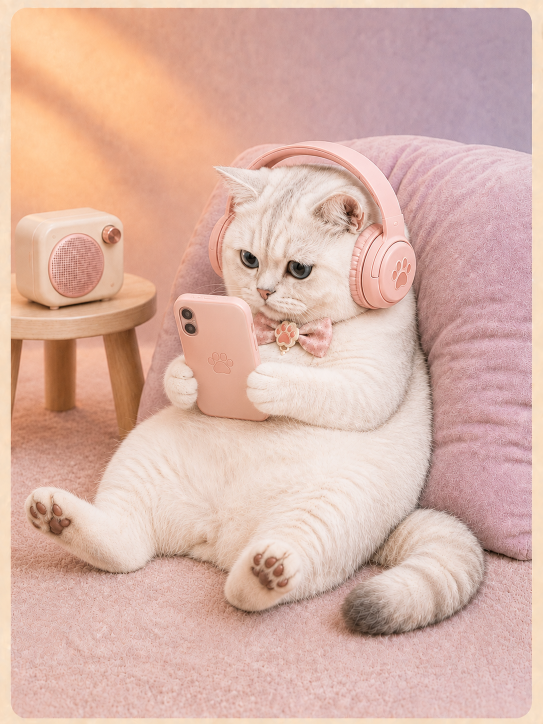
#> input picture skills/pet-lifestyle-scene-pack/assets/reference-scenes/01-music-phone.png, 1086 x 1448 px (shown at 1/2 size)
$ python -i build_life_atlas.py   (imports and definitions only)
#> lines starting #> are read from the running program, lines starting #| are printed output that depends on the picture
#> further down, picture is the input picture: PIL image 1086x1448 RGB; mean R, G, B 217.9, 180.1, 167.6
from __future__ import annotations

import argparse
from collections import deque
import json
from pathlib import Path

import numpy as np
from PIL import Image, ImageDraw


CELL_WIDTH = 192
CELL_HEIGHT = 208
FRAME_COUNT = 8
ROW_NAMES = (
    "grooming",
    "grooming-chest",
    "grooming-flank",
    "stretching",
    "yawning",
    "meowing",
    "belly-up",
    "focus-calm",
    "eating-food",
    "drinking-water",
    "treat-follow",
    "wand-play",
    "pet-nuzzle",
    "ball-bat",
    "wand-reach",
    "wand-swipe",
    "wand-return",
    "ball-pickup",
    "ball-carry",
    "ball-drop",
    "alert-glass-paws",
)


def magenta_to_alpha(source: Image.Image) -> Image.Image:
    rgba = np.asarray(source.convert("RGBA"), dtype=np.uint8).copy()
    rgb = rgba[:, :, :3].astype(np.int16)
    red, green, blue = rgb[:, :, 0], rgb[:, :, 1], rgb[:, :, 2]
    magenta_gap = np.minimum(red - green, blue - green)
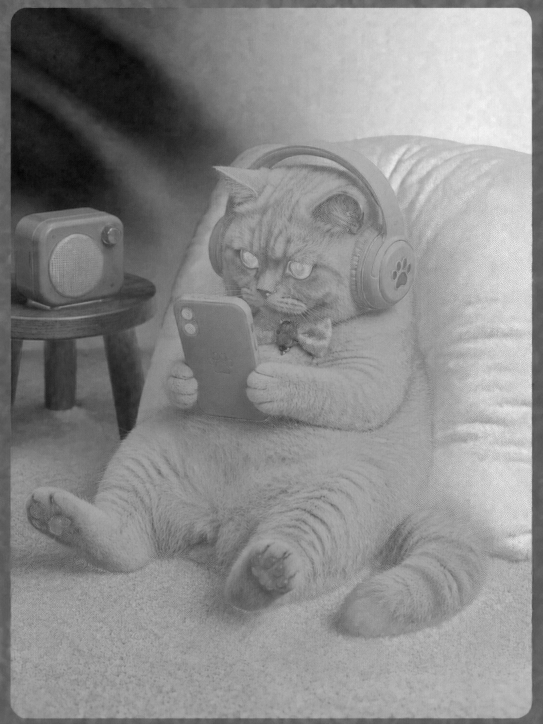
#> magenta_gap: shape (1448, 1086) int16 (shown at 1/2 size); min -56, max 24, mean -12.5; drawn with min black and max white
    magenta_brightness = np.minimum(red, blue)

    strength_from_gap = np.clip((magenta_gap - 18) * 255 / 72, 0, 255)
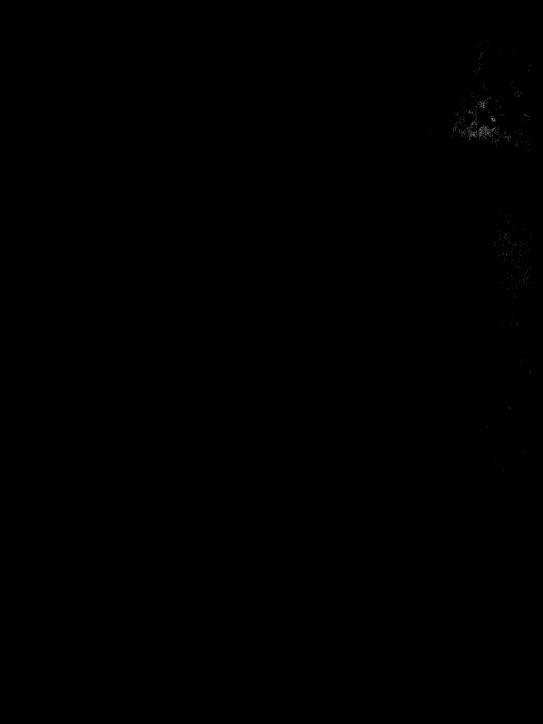
#> strength_from_gap: shape (1448, 1086) float64 (shown at 1/2 size); min 0, max 21.25, mean 0; drawn with min black and max white
    strength_from_brightness = np.clip(
        (magenta_brightness - 100) * 255 / 80,
        0,
        255,
    )
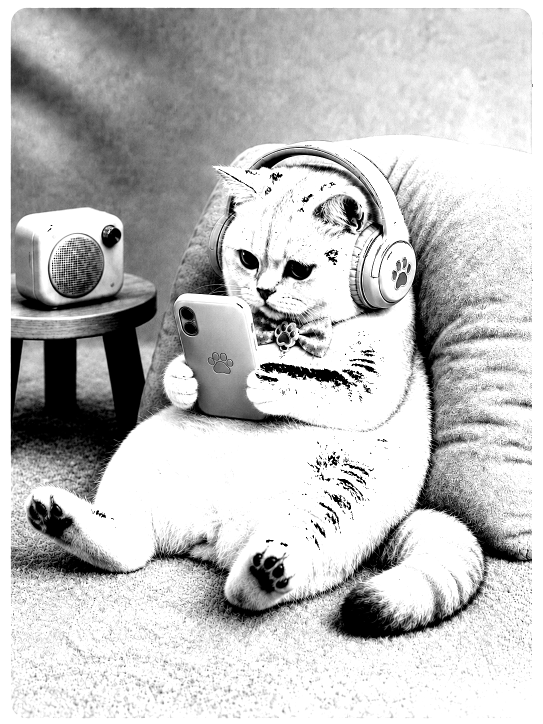
#> strength_from_brightness: shape (1448, 1086) float64 (shown at 1/2 size); min 0, max 255, mean 192.5
    background_strength = np.minimum(
        strength_from_gap,
        strength_from_brightness,
    ).astype(np.uint8)
    rgba[:, :, 3] = 255 - background_strength
#> rgba: shape (1448, 1086, 4); mean R, G, B, A 217.9, 180.1, 167.6, 255
    strong_magenta = (
        (red > 145)
        & (blue > 145)
        & (green < 145)
        & (magenta_gap > 55)
    )
#> strong_magenta: shape (1448, 1086) bool; every value is 0
    rgba[strong_magenta, 3] = 0
    rgba[rgba[:, :, 3] < 18, 3] = 0
    rgba[rgba[:, :, 3] == 0, :3] = 0
    return Image.fromarray(rgba, "RGBA")


def isolate_largest_component(slot: Image.Image) -> Image.Image:
    rgba = np.asarray(slot.convert("RGBA"), dtype=np.uint8).copy()
    mask = rgba[:, :, 3] > 32
    height, width = mask.shape
    seen = np.zeros_like(mask, dtype=bool)
    largest: list[tuple[int, int]] = []

    for y in range(height):
        for x in range(width):
            if not mask[y, x] or seen[y, x]:
                continue
            queue = deque([(x, y)])
            seen[y, x] = True
            component: list[tuple[int, int]] = []
            while queue:
                px, py = queue.popleft()
                component.append((px, py))
                for ny in range(max(0, py - 1), min(height, py + 2)):
                    for nx in range(max(0, px - 1), min(width, px + 2)):
                        if mask[ny, nx] and not seen[ny, nx]:
                            seen[ny, nx] = True
                            queue.append((nx, ny))
            if len(component) > len(largest):
                largest = component

    if not largest:
        raise ValueError("sprite slot has no foreground component")

    keep = np.zeros_like(mask, dtype=bool)
    xs, ys = zip(*largest)
    keep[np.asarray(ys), np.asarray(xs)] = True
    rgba[~keep, 3] = 0
    rgba[~keep, :3] = 0
    return Image.fromarray(rgba, "RGBA")


def clear_transparent_rgb(image: Image.Image) -> Image.Image:
    rgba = np.asarray(image.convert("RGBA"), dtype=np.uint8).copy()
    rgb = rgba[:, :, :3].astype(np.int16)
    red, green, blue = rgb[:, :, 0], rgb[:, :, 1], rgb[:, :, 2]
    fringe = (
        (rgba[:, :, 3] < 240)
        & (red > 110)
        & (blue > 110)
        & (red > green + 28)
        & (blue > green + 28)
    )
    rgba[fringe, 3] = 0
    rgba[rgba[:, :, 3] < 18, 3] = 0
    rgba[rgba[:, :, 3] == 0, :3] = 0
    return Image.fromarray(rgba, "RGBA")


def extract_row(source: Image.Image) -> list[Image.Image]:
    source = magenta_to_alpha(source)
    slot_width = source.width / FRAME_COUNT
#> slot_width = 135.8
    crops: list[Image.Image] = []

    for index in range(FRAME_COUNT):
        left = round(index * slot_width)
        right = round((index + 1) * slot_width)
        slot = isolate_largest_component(
            source.crop((left, 0, right, source.height))
        )
        alpha_box = slot.getchannel("A").getbbox()
        if alpha_box is None:
            raise ValueError(f"frame {index} is empty")
        crops.append(slot.crop(alpha_box))
#> this loop made 8 passes
#> alpha_box on passes 1 to 8: (0, 0, 136, 1448), (0, 0, 136, 1448), (0, 0, 135, 1448), (0, 0, 136, 1448), (0, 0, 136, 1448), (0, 0, 135, 1448), (0, 0, 136, 1448), (0, 0, 136, 1448)
#> pass 1, in isolate_largest_component, `rgba = np.asarray(slot.convert("RGBA"), dtype=np.uint8).copy()`:
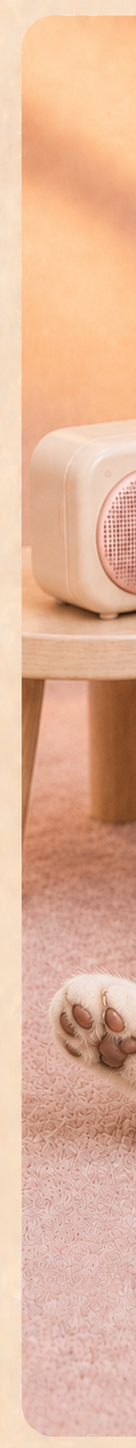
#> rgba: shape (1448, 136, 4); mean R, G, B, A 226.3, 181.3, 154.3, 255
#> pass 3, in isolate_largest_component (call 3), `rgba = np.asarray(slot.convert("RGBA"), dtype=np.uint8).copy()`:
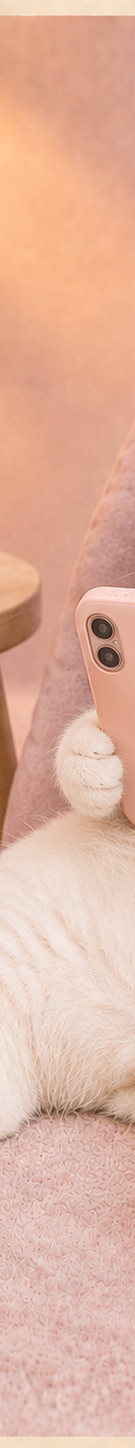
#> rgba: shape (1448, 135, 4); mean R, G, B, A 224.3, 179, 159.4, 255
#> after the loop:
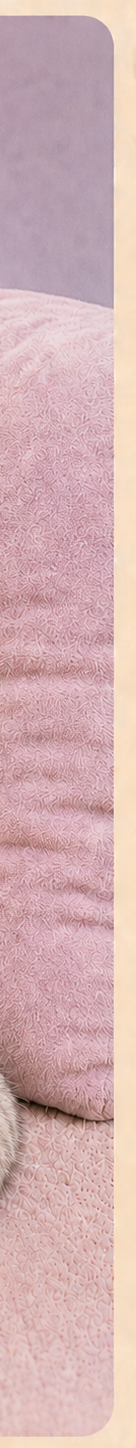
#> slot: PIL image 136x1448 RGBA; mean R, G, B, A 212, 178.5, 179.6, 255; transparent parts drawn white
#> after the loop, crops = 8 items

    max_width = max(crop.width for crop in crops)
#> max_width = 136
    max_height = max(crop.height for crop in crops)
#> max_height = 1448
    shared_scale = min(
        (CELL_WIDTH - 12) / max_width,
        (CELL_HEIGHT - 10) / max_height,
    )
#> shared_scale = 0.137

    frames: list[Image.Image] = []
    for crop in crops:
        width = max(1, round(crop.width * shared_scale))
        height = max(1, round(crop.height * shared_scale))
        resized = clear_transparent_rgb(
            crop.resize((width, height), Image.Resampling.LANCZOS)
        )
        frame = Image.new("RGBA", (CELL_WIDTH, CELL_HEIGHT), (0, 0, 0, 0))
        x = (CELL_WIDTH - width) // 2
        y = CELL_HEIGHT - height - 5
        frame.alpha_composite(resized, (x, y))
        frames.append(frame)
#> this loop made 8 passes
#> (width, x) on passes 1 to 8: (19, 86), (19, 86), (18, 87), (19, 86), (19, 86), (18, 87), (19, 86), (19, 86)
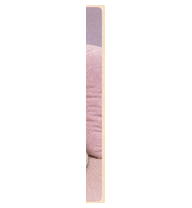
#> frame: PIL image 192x208 RGBA; mean R, G, B, A 20, 16.8, 16.9, 24; transparent parts drawn white
#> after the loop, frames = 8 items

    return frames


# [165 lines left out: functions validate, save_contact_sheet, main, not called in this run]


# [2 lines not run here, left out]

>>> from PIL import Image
>>> picture = Image.open('../skills/pet-lifestyle-scene-pack/assets/reference-scenes/01-music-phone.png')
>>> result = extract_row(picture)
#> result = 8 items

$ run again, on skills/pet-lifestyle-scene-pack/assets/reference-scenes/04-badminton.png
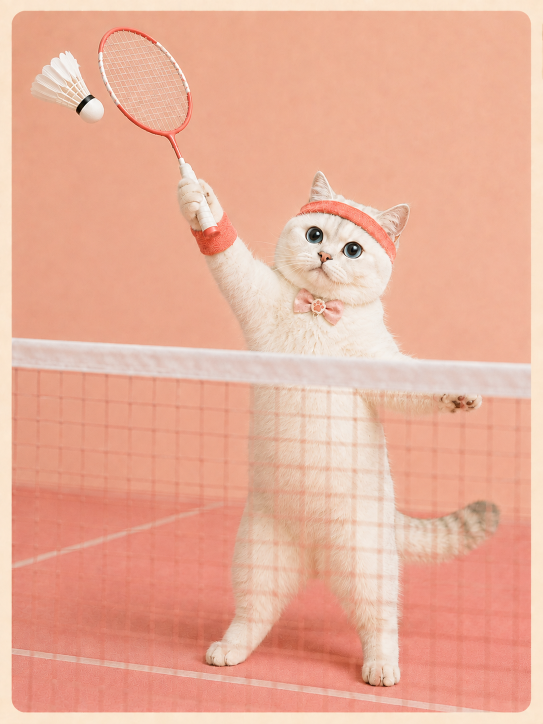
#> input picture skills/pet-lifestyle-scene-pack/assets/reference-scenes/04-badminton.png, 1086 x 1448 px (shown at 1/2 size)
#> picture is the input picture: PIL image 1086x1448 RGB; mean R, G, B 233.3, 175.4, 153.2
#> strength_from_gap: shape (1448, 1086) float64; every value is 0
#> background_strength: shape (1448, 1086); every value is 0
#> the loop in extract_row, `for index in range(FRAME_COUNT):` made 8 passes
#> alpha_box on passes 1 to 8: (0, 0, 136, 1448), (0, 0, 136, 1448), (0, 0, 135, 1448), (0, 0, 136, 1448), (0, 0, 136, 1448), (0, 0, 135, 1448), (0, 0, 136, 1448), (0, 0, 136, 1448)
#> pass 1, in isolate_largest_component, `rgba = np.asarray(slot.convert("RGBA"), dtype=np.uint8).copy()`:
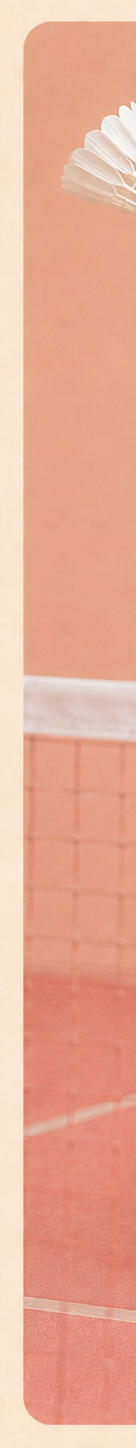
#> rgba: shape (1448, 136, 4); mean R, G, B, A 232.5, 172, 149, 255
#> after the loop in extract_row, `for index in range(FRAME_COUNT):`: crops = 8 items
#> max_width = 136
#> max_height = 1448
#> shared_scale = 0.137
#> the loop in extract_row, `for crop in crops:` made 8 passes
#> (width, x) on passes 1 to 8: (19, 86), (19, 86), (18, 87), (19, 86), (19, 86), (18, 87), (19, 86), (19, 86)
#> after the loop in extract_row, `for crop in crops:`:
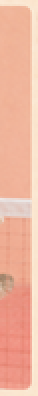
#> resized: PIL image 19x198 RGBA (shown 2 times larger); mean R, G, B, A 239.6, 182.5, 160.1, 255
#> after the loop in extract_row, `for crop in crops:`: frames = 8 items

$ run again, on skills/pet-lifestyle-scene-pack/assets/reference-scenes/05-swimming.png
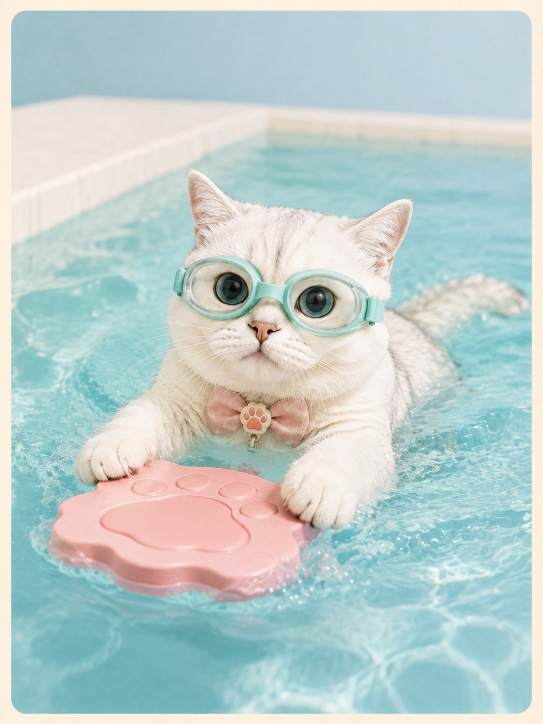
#> input picture skills/pet-lifestyle-scene-pack/assets/reference-scenes/05-swimming.png, 1086 x 1448 px (shown at 1/2 size)
#> picture is the input picture: PIL image 1086x1448 RGB; mean R, G, B 189.2, 206.4, 204.7
#> strength_from_gap: shape (1448, 1086) float64; every value is 0
#> background_strength: shape (1448, 1086); every value is 0
#> the loop in extract_row, `for index in range(FRAME_COUNT):` made 8 passes
#> alpha_box on passes 1 to 8: (0, 0, 136, 1448), (0, 0, 136, 1448), (0, 0, 135, 1448), (0, 0, 136, 1448), (0, 0, 136, 1448), (0, 0, 135, 1448), (0, 0, 136, 1448), (0, 0, 136, 1448)
#> pass 1, in isolate_largest_component, `rgba = np.asarray(slot.convert("RGBA"), dtype=np.uint8).copy()`:
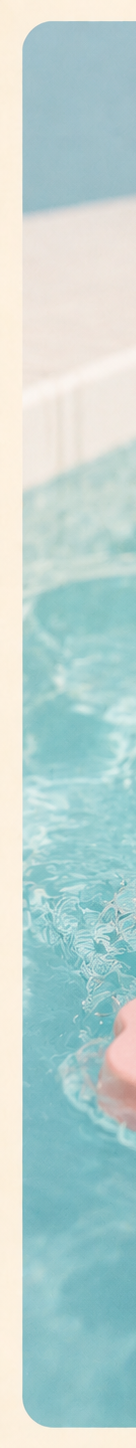
#> rgba: shape (1448, 136, 4); mean R, G, B, A 186, 210.7, 207.9, 255
#> after the loop in extract_row, `for index in range(FRAME_COUNT):`: crops = 8 items
#> max_width = 136
#> max_height = 1448
#> shared_scale = 0.137
#> the loop in extract_row, `for crop in crops:` made 8 passes
#> (width, x) on passes 1 to 8: (19, 86), (19, 86), (18, 87), (19, 86), (19, 86), (18, 87), (19, 86), (19, 86)
#> after the loop in extract_row, `for crop in crops:`:
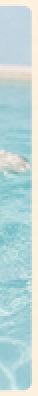
#> resized: PIL image 19x198 RGBA (shown 2 times larger); mean R, G, B, A 189.1, 215.7, 216.5, 255
#> after the loop in extract_row, `for crop in crops:`: frames = 8 items
